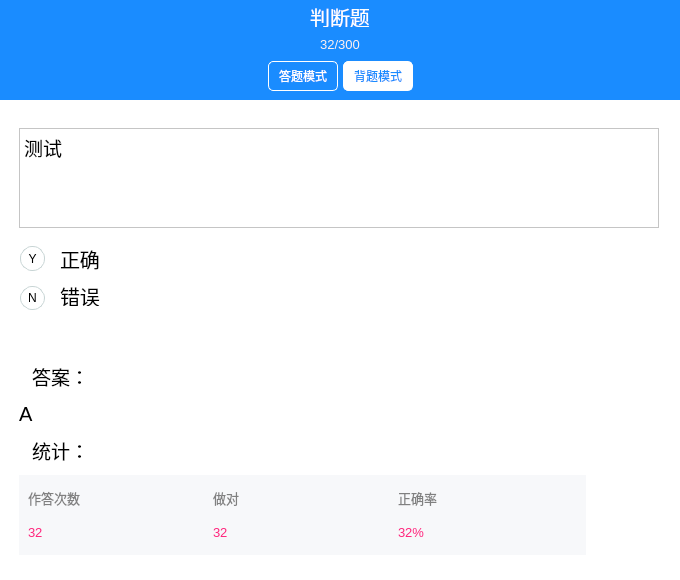
<?xml version="1.0" encoding="UTF-8"?>
<ui version="4.0">
 <class>JudgmentQuestion</class>
 <widget class="QMainWindow" name="JudgmentQuestion">
  <property name="geometry">
   <rect>
    <x>0</x>
    <y>0</y>
    <width>680</width>
    <height>580</height>
   </rect>
  </property>
  <property name="minimumSize">
   <size>
    <width>0</width>
    <height>580</height>
   </size>
  </property>
  <property name="maximumSize">
   <size>
    <width>680</width>
    <height>580</height>
   </size>
  </property>
  <property name="windowTitle">
   <string>MainWindow</string>
  </property>
  <property name="styleSheet">
   <string notr="true">background-color: rgb(255, 255, 255);</string>
  </property>
  <widget class="QWidget" name="centralwidget">
   <property name="minimumSize">
    <size>
     <width>600</width>
     <height>580</height>
    </size>
   </property>
   <property name="maximumSize">
    <size>
     <width>680</width>
     <height>580</height>
    </size>
   </property>
   <property name="styleSheet">
    <string notr="true">#w1 QPushButton{
                    border: 1px solid white;
                    border-radius: 5px;
                    }
                </string>
   </property>
   <layout class="QGridLayout" name="gridLayout">
    <property name="leftMargin">
     <number>0</number>
    </property>
    <property name="topMargin">
     <number>0</number>
    </property>
    <property name="rightMargin">
     <number>0</number>
    </property>
    <item row="2" column="0">
     <spacer name="verticalSpacer">
      <property name="orientation">
       <enum>Qt::Vertical</enum>
      </property>
      <property name="sizeType">
       <enum>QSizePolicy::Fixed</enum>
      </property>
      <property name="sizeHint" stdset="0">
       <size>
        <width>20</width>
        <height>14</height>
       </size>
      </property>
     </spacer>
    </item>
    <item row="0" column="0">
     <widget class="QWidget" name="w1" native="true">
      <property name="maximumSize">
       <size>
        <width>16777215</width>
        <height>100</height>
       </size>
      </property>
      <property name="styleSheet">
       <string notr="true">background-color: rgb(26, 140, 255);

                            </string>
      </property>
      <layout class="QGridLayout" name="gridLayout_2">
       <property name="leftMargin">
        <number>0</number>
       </property>
       <property name="topMargin">
        <number>0</number>
       </property>
       <property name="rightMargin">
        <number>0</number>
       </property>
       <property name="bottomMargin">
        <number>0</number>
       </property>
       <property name="horizontalSpacing">
        <number>5</number>
       </property>
       <property name="verticalSpacing">
        <number>0</number>
       </property>
       <item row="3" column="0">
        <spacer name="horizontalSpacer">
         <property name="orientation">
          <enum>Qt::Horizontal</enum>
         </property>
         <property name="sizeHint" stdset="0">
          <size>
           <width>40</width>
           <height>20</height>
          </size>
         </property>
        </spacer>
       </item>
       <item row="3" column="1">
        <widget class="QPushButton" name="mode1">
         <property name="minimumSize">
          <size>
           <width>70</width>
           <height>30</height>
          </size>
         </property>
         <property name="styleSheet">
          <string notr="true">QPushButton{color: rgb(255, 255, 255);}
                                        </string>
         </property>
         <property name="text">
          <string>答题模式</string>
         </property>
        </widget>
       </item>
       <item row="3" column="2">
        <widget class="QPushButton" name="mode2">
         <property name="minimumSize">
          <size>
           <width>70</width>
           <height>30</height>
          </size>
         </property>
         <property name="styleSheet">
          <string notr="true">QPushButton{color: rgb(26, 140, 255);
                                            background-color: rgb(255, 255, 255);}
                                        </string>
         </property>
         <property name="text">
          <string>背题模式</string>
         </property>
        </widget>
       </item>
       <item row="0" column="0" colspan="4">
        <widget class="QLabel" name="label">
         <property name="maximumSize">
          <size>
           <width>16777215</width>
           <height>20</height>
          </size>
         </property>
         <property name="font">
          <font>
           <pointsize>15</pointsize>
          </font>
         </property>
         <property name="styleSheet">
          <string notr="true">color: rgb(255, 255, 255);</string>
         </property>
         <property name="text">
          <string>判断题</string>
         </property>
         <property name="alignment">
          <set>Qt::AlignCenter</set>
         </property>
        </widget>
       </item>
       <item row="3" column="3">
        <spacer name="horizontalSpacer_2">
         <property name="orientation">
          <enum>Qt::Horizontal</enum>
         </property>
         <property name="sizeHint" stdset="0">
          <size>
           <width>40</width>
           <height>20</height>
          </size>
         </property>
        </spacer>
       </item>
       <item row="1" column="0" colspan="4">
        <widget class="QLabel" name="q_numbers">
         <property name="maximumSize">
          <size>
           <width>16777215</width>
           <height>20</height>
          </size>
         </property>
         <property name="font">
          <font>
           <pointsize>10</pointsize>
          </font>
         </property>
         <property name="styleSheet">
          <string notr="true">color: rgb(255, 240, 240);</string>
         </property>
         <property name="text">
          <string>32/300</string>
         </property>
         <property name="alignment">
          <set>Qt::AlignCenter</set>
         </property>
        </widget>
       </item>
      </layout>
     </widget>
    </item>
    <item row="3" column="0">
     <widget class="QWidget" name="w3" native="true">
      <layout class="QGridLayout" name="gridLayout_4">
       <item row="1" column="1">
        <widget class="QLabel" name="answer">
         <property name="maximumSize">
          <size>
           <width>16777215</width>
           <height>25</height>
          </size>
         </property>
         <property name="font">
          <font>
           <pointsize>15</pointsize>
          </font>
         </property>
         <property name="text">
          <string>A</string>
         </property>
        </widget>
       </item>
       <item row="3" column="0">
        <spacer name="horizontalSpacer_3">
         <property name="orientation">
          <enum>Qt::Horizontal</enum>
         </property>
         <property name="sizeType">
          <enum>QSizePolicy::Fixed</enum>
         </property>
         <property name="sizeHint" stdset="0">
          <size>
           <width>10</width>
           <height>20</height>
          </size>
         </property>
        </spacer>
       </item>
       <item row="0" column="1">
        <widget class="QLabel" name="label_2">
         <property name="maximumSize">
          <size>
           <width>16777215</width>
           <height>25</height>
          </size>
         </property>
         <property name="font">
          <font>
           <pointsize>14</pointsize>
          </font>
         </property>
         <property name="styleSheet">
          <string notr="true">background-image: url(:/blue_line.png) ;
                                            background-repeat: no-repeat;
                                            image-position: left center;
                                            padding-left:8px;
                                        </string>
         </property>
         <property name="text">
          <string>答案：</string>
         </property>
        </widget>
       </item>
       <item row="3" column="1">
        <widget class="QWidget" name="w4" native="true">
         <property name="minimumSize">
          <size>
           <width>0</width>
           <height>70</height>
          </size>
         </property>
         <property name="maximumSize">
          <size>
           <width>16777215</width>
           <height>80</height>
          </size>
         </property>
         <property name="font">
          <font>
           <pointsize>-1</pointsize>
          </font>
         </property>
         <property name="styleSheet">
          <string notr="true">background-color: rgb(247, 248, 250);
                                            font-size:13px;
                                        </string>
         </property>
         <layout class="QGridLayout" name="gridLayout_5">
          <item row="0" column="0">
           <widget class="QLabel" name="label_5">
            <property name="styleSheet">
             <string notr="true">color: rgb(128, 128, 128);</string>
            </property>
            <property name="text">
             <string>作答次数</string>
            </property>
           </widget>
          </item>
          <item row="1" column="0">
           <widget class="QLabel" name="answer_times">
            <property name="styleSheet">
             <string notr="true">color: rgb(255, 37, 124);</string>
            </property>
            <property name="text">
             <string>32</string>
            </property>
           </widget>
          </item>
          <item row="1" column="2">
           <widget class="QLabel" name="correct_rate">
            <property name="styleSheet">
             <string notr="true">color: rgb(255, 37, 124);</string>
            </property>
            <property name="text">
             <string>32%</string>
            </property>
           </widget>
          </item>
          <item row="1" column="1">
           <widget class="QLabel" name="correct_times">
            <property name="styleSheet">
             <string notr="true">color: rgb(255, 37, 124);</string>
            </property>
            <property name="text">
             <string>32</string>
            </property>
           </widget>
          </item>
          <item row="0" column="2">
           <widget class="QLabel" name="label_7">
            <property name="styleSheet">
             <string notr="true">color: rgb(128, 128, 128);</string>
            </property>
            <property name="text">
             <string>正确率</string>
            </property>
           </widget>
          </item>
          <item row="0" column="1">
           <widget class="QLabel" name="label_6">
            <property name="styleSheet">
             <string notr="true">color: rgb(128, 128, 128);</string>
            </property>
            <property name="text">
             <string>做对</string>
            </property>
           </widget>
          </item>
         </layout>
        </widget>
       </item>
       <item row="2" column="1">
        <widget class="QLabel" name="label_4">
         <property name="maximumSize">
          <size>
           <width>16777215</width>
           <height>25</height>
          </size>
         </property>
         <property name="font">
          <font>
           <pointsize>14</pointsize>
          </font>
         </property>
         <property name="styleSheet">
          <string notr="true">background-image: url(:/blue_line.png) ;
                                            background-repeat: no-repeat;
                                            image-position: left center;
                                            padding-left:8px;
                                        </string>
         </property>
         <property name="text">
          <string>统计：</string>
         </property>
        </widget>
       </item>
       <item row="3" column="2">
        <spacer name="horizontalSpacer_4">
         <property name="orientation">
          <enum>Qt::Horizontal</enum>
         </property>
         <property name="sizeType">
          <enum>QSizePolicy::Fixed</enum>
         </property>
         <property name="sizeHint" stdset="0">
          <size>
           <width>85</width>
           <height>20</height>
          </size>
         </property>
        </spacer>
       </item>
      </layout>
     </widget>
    </item>
    <item row="1" column="0">
     <widget class="QWidget" name="w2" native="true">
      <property name="minimumSize">
       <size>
        <width>0</width>
        <height>215</height>
       </size>
      </property>
      <property name="maximumSize">
       <size>
        <width>16777215</width>
        <height>250</height>
       </size>
      </property>
      <property name="styleSheet">
       <string notr="true">#w2 QPushButton {
                                border: 1px solid #c7d4d4;
                                }
                                #w2 QPushButton:hover {

                                border: 1px solid #3498db;
                                }
                                #w2 QPushButton:pressed {
                                border: 1px solid #db7734;
                                }
                            </string>
      </property>
      <widget class="QPlainTextEdit" name="qu_text">
       <property name="geometry">
        <rect>
         <x>19</x>
         <y>22</y>
         <width>640</width>
         <height>100</height>
        </rect>
       </property>
       <property name="minimumSize">
        <size>
         <width>640</width>
         <height>0</height>
        </size>
       </property>
       <property name="maximumSize">
        <size>
         <width>16777215</width>
         <height>100</height>
        </size>
       </property>
       <property name="font">
        <font>
         <pointsize>14</pointsize>
        </font>
       </property>
       <property name="styleSheet">
        <string notr="true"/>
       </property>
       <property name="undoRedoEnabled">
        <bool>true</bool>
       </property>
       <property name="readOnly">
        <bool>true</bool>
       </property>
       <property name="plainText">
        <string>测试
                                </string>
       </property>
      </widget>
      <widget class="QPushButton" name="accept_btn">
       <property name="geometry">
        <rect>
         <x>20</x>
         <y>140</y>
         <width>25</width>
         <height>25</height>
        </rect>
       </property>
       <property name="minimumSize">
        <size>
         <width>25</width>
         <height>0</height>
        </size>
       </property>
       <property name="maximumSize">
        <size>
         <width>25</width>
         <height>25</height>
        </size>
       </property>
       <property name="styleSheet">
        <string notr="true">QPushButton{background-color: rgb(255, 255, 255);
                                    border-radius:12px;
                                    padding-top:2px;
                                    padding-bottom:2px;}
                                </string>
       </property>
       <property name="text">
        <string>Y</string>
       </property>
      </widget>
      <widget class="QLabel" name="no_text">
       <property name="geometry">
        <rect>
         <x>60</x>
         <y>180</y>
         <width>623</width>
         <height>20</height>
        </rect>
       </property>
       <property name="maximumSize">
        <size>
         <width>16777215</width>
         <height>20</height>
        </size>
       </property>
       <property name="font">
        <font>
         <pointsize>15</pointsize>
        </font>
       </property>
       <property name="text">
        <string>错误</string>
       </property>
      </widget>
      <widget class="QLabel" name="accpet_text">
       <property name="geometry">
        <rect>
         <x>60</x>
         <y>140</y>
         <width>623</width>
         <height>25</height>
        </rect>
       </property>
       <property name="maximumSize">
        <size>
         <width>16777215</width>
         <height>25</height>
        </size>
       </property>
       <property name="font">
        <font>
         <pointsize>15</pointsize>
        </font>
       </property>
       <property name="text">
        <string>正确</string>
       </property>
      </widget>
      <widget class="QPushButton" name="no_btn">
       <property name="geometry">
        <rect>
         <x>20</x>
         <y>180</y>
         <width>25</width>
         <height>24</height>
        </rect>
       </property>
       <property name="maximumSize">
        <size>
         <width>25</width>
         <height>25</height>
        </size>
       </property>
       <property name="styleSheet">
        <string notr="true">QPushButton{border-radius:12px;
                                    padding-top:2px;
                                    padding-bottom:2px;}
                                </string>
       </property>
       <property name="text">
        <string>N</string>
       </property>
      </widget>
     </widget>
    </item>
   </layout>
  </widget>
 </widget>
 <resources/>
 <connections/>
</ui>
